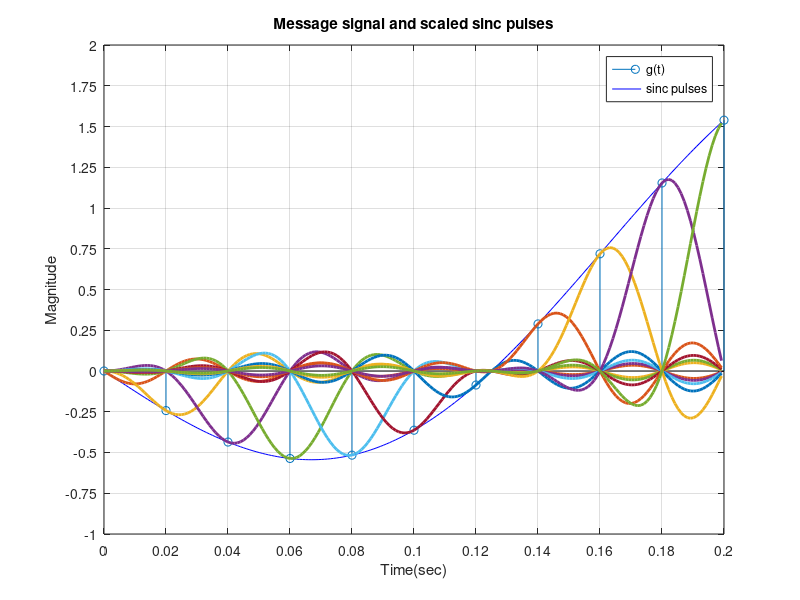

Recreate this plot in MATLAB.
% question1(b)
clc;
close all;

%Message signal
Am =1;   
fm1 = 1; 
fm2 = 3;  
t = 0:1/999:0.2;  
ym = Am*(sin(2*pi*fm1*t)-sin(2*pi*fm2*t));  

%impulse train
fs=50; 
T = 1/fs;
y=zeros(size(t));
y(1:1:end)=1;

%sampled signal
figure(1);
g_kTs= ym .* y;
t1 = 0:0.02:0.2;
temp=zeros(size(t1));
i=1;
for k=t1
    temp(i) = Am*(sin(2*pi*fm1*k)-sin(2*pi*fm2*k));
    i=i+1;
end
stem(t1,temp);
hold on;

%Sinc function
plot(t,ym,'b');
hold on;
for k = 0:10 
    y2 = sinc(((t - k*T) / T));
    y3 = y2 .* g_kTs;
    plot(t,y3,'linewidth', 2);
    hold on;
end

title('Message signal and scaled sinc pulses');
xlabel('Time(sec)')
ylabel('Magnitude')
yticks([-2 -1.75 -1.5 -1.25 -1 -0.75 -0.5 -0.25 0 0.25 0.5 0.75 1 1.25 1.5 1.75 2])
xticks([0 0.02 0.04 0.06 0.08 0.1 0.12 0.14 0.16 0.18 0.2]);
legend('g(t)','sinc pulses')
grid on;



